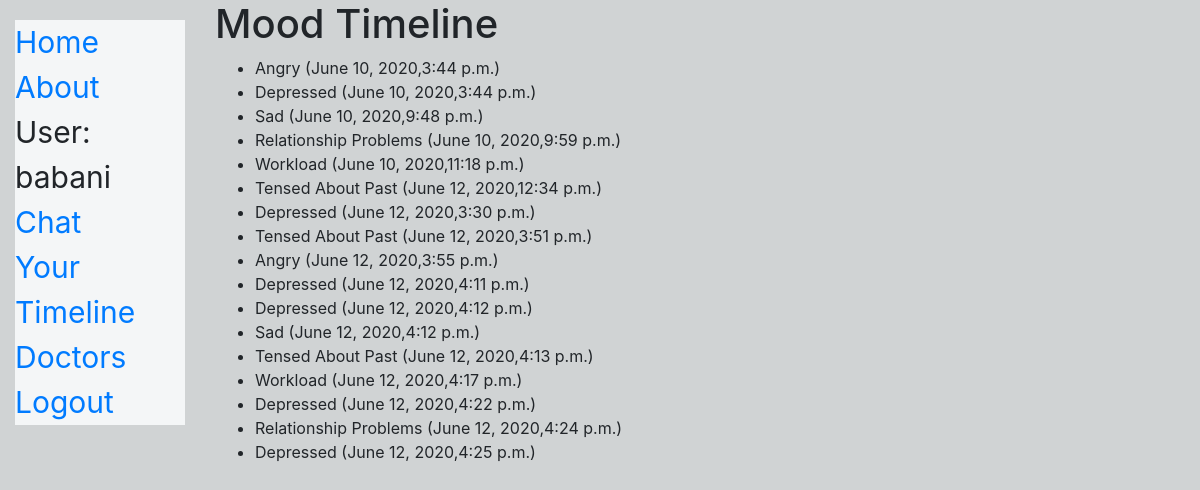
Page /catalog/user_calendar/ (signed in) on the earlier database version.
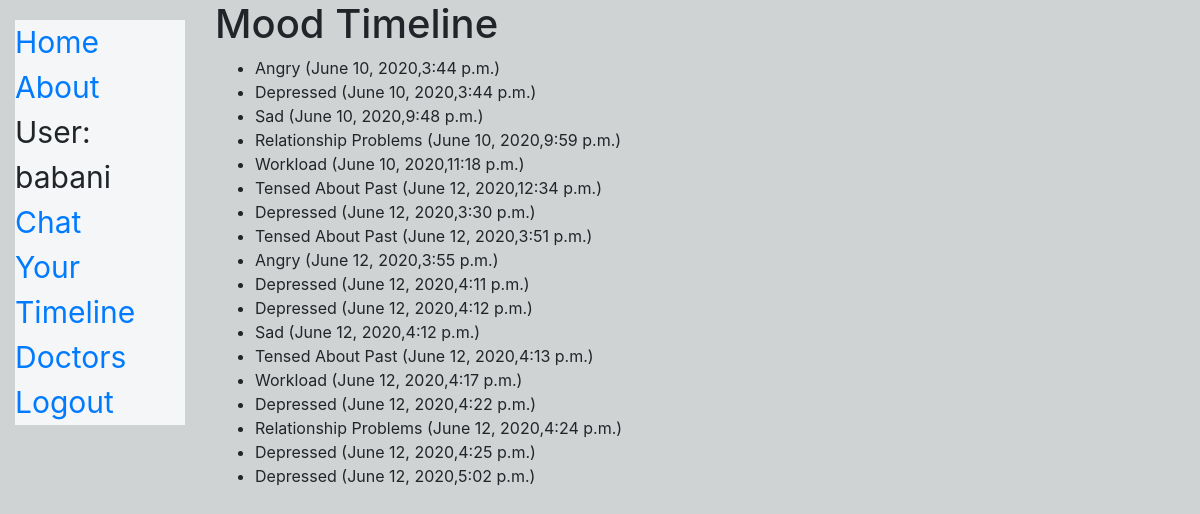
Same page on the later database version.
### catalog/models.py (models this page shows, shortened)
class Calendar(models.Model):
    MOODS=(
        ('d','Depressed'),
        ('a','Angry'),
        ('w','Workload'),
        ('s','Sad'),
        ('r','Relationship Problems'),
        ('t','Tensed About Past')
        )
    mood=models.CharField(
        max_length=1,
        choices=MOODS,
    )
    mood_date=models.DateField(null=True, blank=True)
    yachak = models.ForeignKey(User, on_delete=models.SET_NULL, null=True, blank=True)
    mood_time=models.TimeField(auto_now=True)
    def mood_verbose(self):
        return dict(Calendar.MOODS)[self.mood]

### catalog/views.py (the view)
# urls.py: path('user_calendar/', views.CalendarListView.as_view(), name='user_moods'),
class CalendarListView(LoginRequiredMixin,generic.ListView):
    model = Calendar
    template_name ='catalog/my_moods.html'
    def get_queryset(self):
        return Calendar.objects.filter(yachak=self.request.user)

### catalog/templates/catalog/my_moods.html
{% extends "base_generic.html" %}
{% block content %}
    <h1>Mood Timeline</h1>
    {% if calendar_list %}
    <ul>
      {% for obj in calendar_list %}
      <li>
        {{obj.mood_verbose}} ({{obj.mood_date}},{{obj.mood_time}})
      </li>
      {% endfor %}
    </ul>
    {% else %}
      <p>You have not interacted with chatbot till now!</p>
    {% endif %}
{% endblock %}

### catalog/templates/base_generic.html (shortened to what this page needs)
<!DOCTYPE html>
<html lang="en">
<head>
  <link rel="stylesheet" href="https://stackpath.bootstrapcdn.com/bootstrap/4.1.3/css/bootstrap.min.css">
  {% load static %}
  <link rel="stylesheet" href="{% static 'css/styles.css' %}">
</head>
<body style="background-color: #D0D3D4;">
  <div class="container-fluid">
    <div class="row">
      <div class="col-md-2">
      {% block sidebar %}
        <ul class="sidebar-nav" style="font-size: 30px;padding-top: 0px;background-color:#F4F6F7">
          <li><a href="{% url 'index' %}">Home</a></li>
          <li><a href="{% url 'about' %}">About</a></li>
          {% if user.is_authenticated %}
     <li>User: {{ user.get_username }}</li>
     <li><a href="{% url 'chat' %}">Chat</a></li>
     <li><a href="{% url 'user_moods' %}">Your Timeline</a></li>
     <li><a href="{% url 'doctors' %}">Doctors</a></li>
     <li><a href="{% url 'logout'%}?next={{request.path}}">Logout</a></li>
   {% else %}
     <li><a href="{% url 'login'%}?next={{request.path}}">Login</a></li>
      <li><a href="{% url 'register'%}?next={{request.path}}">Register</a></li>
   {% endif %}
        </ul>
     {% endblock %}
      </div>
      <div class="col-sm-10 ">{% block content %}{% endblock %}</div>
    </div>
  </div>
</body>
</html>

### catalog/static/css/styles.css (style rules this page uses)
.sidebar-nav { margin-top: 20px; padding: 0; list-style: none; }

Differences in the rows shown:
added Calendar: mood_verbose "Depressed", mood_date "June 12, 2020", mood_time "5:02 p.m."
